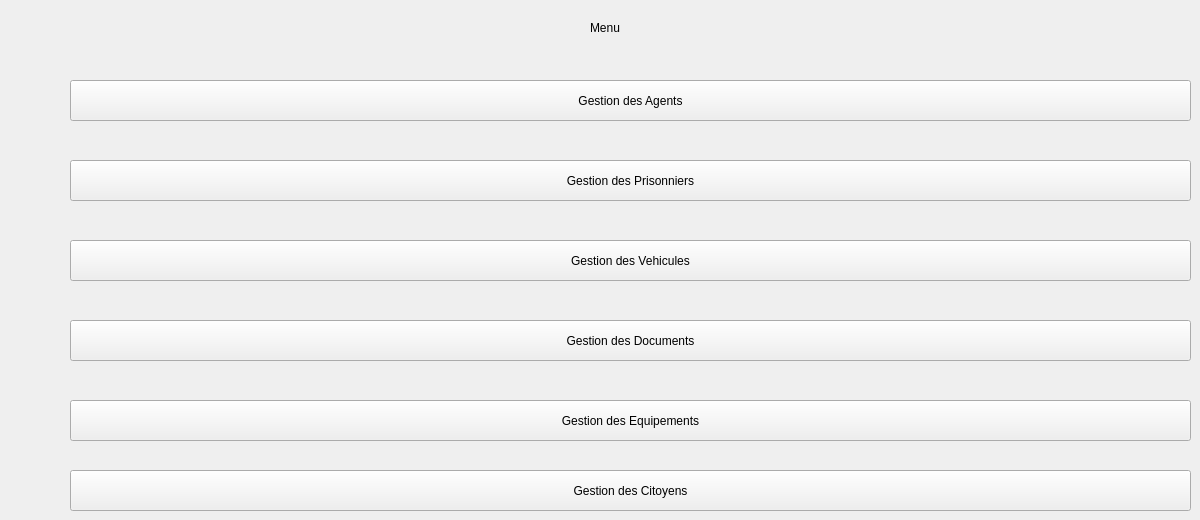
    <widget class="QWidget" name="page_11">
     <widget class="QPushButton" name="GestionAgents">
      <property name="geometry">
       <rect>
        <x>70</x>
        <y>80</y>
        <width>1121</width>
        <height>41</height>
       </rect>
      </property>
      <property name="text">
       <string>Gestion des Agents</string>
      </property>
     </widget>
     <widget class="QPushButton" name="GestionPrisonniers">
      <property name="geometry">
       <rect>
        <x>70</x>
        <y>160</y>
        <width>1121</width>
        <height>41</height>
       </rect>
      </property>
      <property name="text">
       <string>Gestion des Prisonniers</string>
      </property>
     </widget>
     <widget class="QLabel" name="label_25">
      <property name="geometry">
       <rect>
        <x>590</x>
        <y>20</y>
        <width>101</width>
        <height>16</height>
       </rect>
      </property>
      <property name="text">
       <string>Menu</string>
      </property>
     </widget>
     <widget class="QPushButton" name="GestionVehicules">
      <property name="geometry">
       <rect>
        <x>70</x>
        <y>240</y>
        <width>1121</width>
        <height>41</height>
       </rect>
      </property>
      <property name="text">
       <string>Gestion des Vehicules</string>
      </property>
     </widget>
     <widget class="QPushButton" name="GestionDocuments">
      <property name="geometry">
       <rect>
        <x>70</x>
        <y>320</y>
        <width>1121</width>
        <height>41</height>
       </rect>
      </property>
      <property name="text">
       <string>Gestion des Documents</string>
      </property>
     </widget>
     <widget class="QPushButton" name="GestionEquipements">
      <property name="geometry">
       <rect>
        <x>70</x>
        <y>400</y>
        <width>1121</width>
        <height>41</height>
       </rect>
      </property>
      <property name="text">
       <string>Gestion des Equipements</string>
      </property>
     </widget>
     <widget class="QPushButton" name="GestionCitoyens">
      <property name="geometry">
       <rect>
        <x>70</x>
        <y>470</y>
        <width>1121</width>
        <height>41</height>
       </rect>
      </property>
      <property name="text">
       <string>Gestion des Citoyens</string>
      </property>
     </widget>
    </widget>
